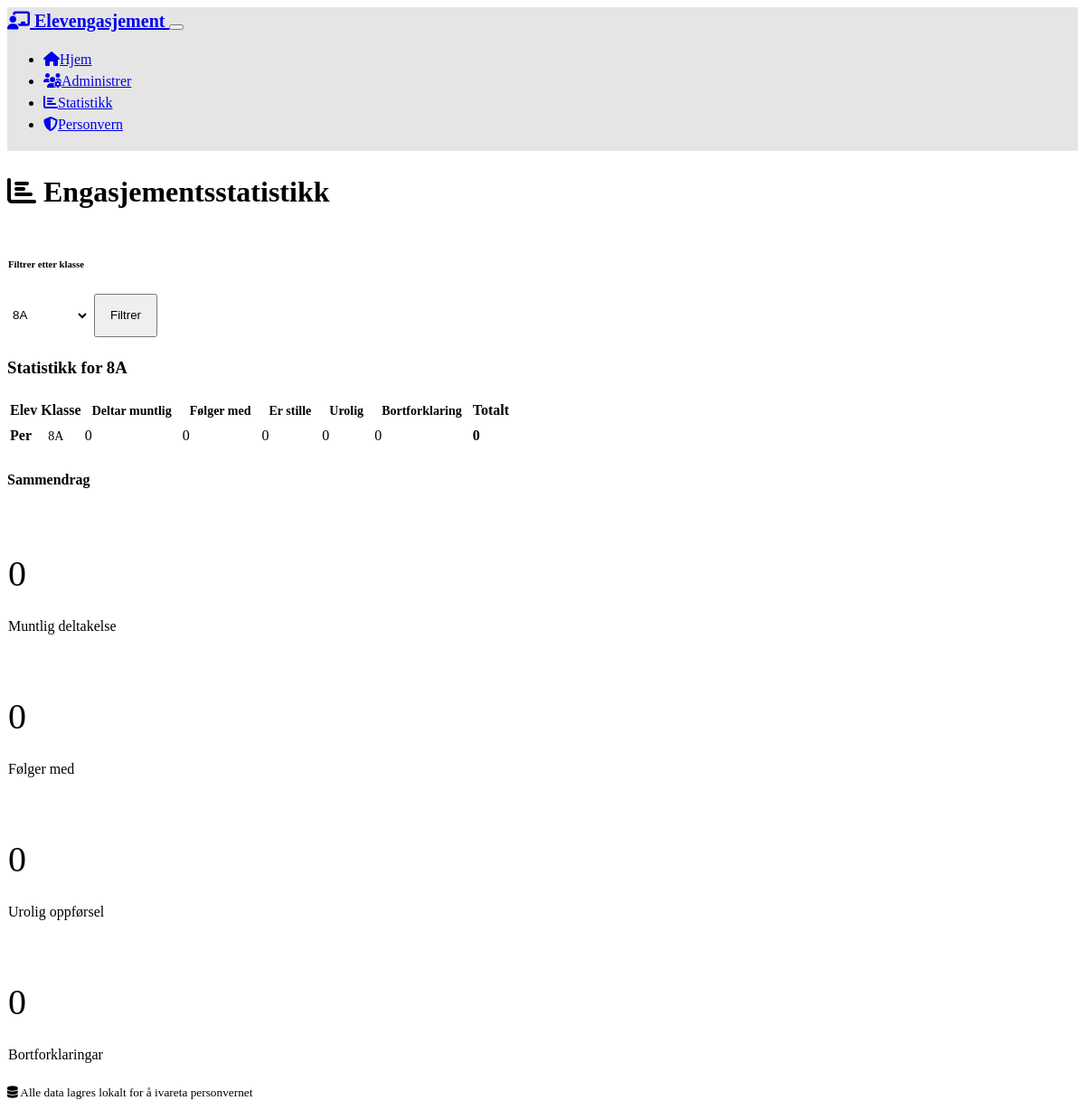
Screenshot of /statistics?class_id=1 with the database file from the repository.
### models.py (models this page shows, shortened)
class Class(db.Model):
    id = db.Column(db.Integer, primary_key=True)
    name = db.Column(db.String(50), unique=True, nullable=False)
    created_at = db.Column(db.DateTime, default=datetime.utcnow)
    students = db.relationship('Student', backref='class_ref', lazy=True, cascade='all, delete-orphan')

class Student(db.Model):
    id = db.Column(db.Integer, primary_key=True)
    name = db.Column(db.String(100), nullable=False)
    class_id = db.Column(db.Integer, db.ForeignKey('class.id'), nullable=False)
    created_at = db.Column(db.DateTime, default=datetime.utcnow)
    observations = db.relationship('Observation', backref='student', lazy=True, cascade='all, delete-orphan')

### app.py (the view)
@app.route('/statistics')
def statistics():
    classes = Class.query.all()
    selected_class_id = request.args.get('class_id', type=int)
    if selected_class_id:
        selected_class = Class.query.get(selected_class_id)
        students = Student.query.filter_by(class_id=selected_class_id).all()
    else:
        selected_class = None
        students = Student.query.all()
    student_stats = []
    for student in students:
        stats = {
            'student': student,
            'deltar_muntlig': Observation.query.filter_by(student_id=student.id, observation_type='deltar_muntlig').count(),
            'folger_med': Observation.query.filter_by(student_id=student.id, observation_type='folger_med').count(),
            'er_stille': Observation.query.filter_by(student_id=student.id, observation_type='er_stille').count(),
            'urolig': Observation.query.filter_by(student_id=student.id, observation_type='urolig').count(),
            'bortforklaring': Observation.query.filter_by(student_id=student.id, observation_type='bortforklaring').count(),
        }
        stats['total'] = sum([stats[key] for key in stats if key != 'student'])
        student_stats.append(stats)
    student_stats.sort(key=lambda x: x['total'], reverse=True)
    return render_template('statistics.html',
                         classes=classes,
                         selected_class=selected_class,
                         student_stats=student_stats)

### templates/statistics.html (shortened to what this page needs)
{% extends "base.html" %}
{% block content %}
<div class="row">
    <div class="col-12">
        <h1 class="mb-4">
            <i class="fas fa-chart-bar me-2"></i>
            Engasjementsstatistikk
        </h1>
    </div>
</div>
<div class="row mb-4">
    <div class="col-md-6">
        <div class="card">
            <div class="card-body">
                <h6 class="card-title">Filtrer etter klasse</h6>
                <form method="GET">
                    <div class="input-group">
                        <select name="class_id" class="form-select">
                            {% for class in classes %}
                                <option value="{{ class.id }}"
                                        {% if selected_class and selected_class.id == class.id %}selected{% endif %}>
                                    {{ class.name }}
                                </option>
                            {% endfor %}
                        </select>
                        <button type="submit" class="btn btn-primary">Filtrer</button>
                    </div>
                </form>
            </div>
        </div>
    </div>
</div>
{% if student_stats %}
    <div class="row">
        <div class="col-12">
            {% if selected_class %}
                <h3>Statistikk for {{ selected_class.name }}</h3>
            {% else %}
                <h3>Statistikk for alle klasser</h3>
            {% endif %}
            <div class="table-responsive">
                <table class="table table-striped">
                    <thead>
                        <tr>
                            <th>Elev</th>
                            <th>Klasse</th>
                            <th class="text-center">
                                <span class="badge bg-success">Deltar muntlig</span>
                            </th>
                            <th class="text-center">
                                <span class="badge bg-info">Følger med</span>
                            </th>
                            <th class="text-center">
                                <span class="badge bg-secondary">Er stille</span>
                            </th>
                            <th class="text-center">
                                <span class="badge bg-warning">Urolig</span>
                            </th>
                            <th class="text-center">
                                <span class="badge bg-danger">Bortforklaring</span>
                            </th>
                            <th class="text-center">Totalt</th>
                        </tr>
                    </thead>
                    <tbody>
                        {% for stats in student_stats %}
                            <tr>
                                <td><strong>{{ stats.student.name }}</strong></td>
                                <td>
                                    <span class="badge bg-dark">{{ stats.student.class_ref.name }}</span>
                                </td>
                                <td class="text-center">
                                    {% if stats.deltar_muntlig > 0 %}
                                        <span class="badge bg-success">{{ stats.deltar_muntlig }}</span>
                                    {% else %}
                                        <span class="text-muted">0</span>
                                    {% endif %}
                                </td>
                                <td class="text-center">
                                    {% if stats.folger_med > 0 %}
                                        <span class="badge bg-info">{{ stats.folger_med }}</span>
                                    {% else %}
                                        <span class="text-muted">0</span>
                                    {% endif %}
                                </td>
                                <td class="text-center">
                                    {% if stats.er_stille > 0 %}
                                        <span class="badge bg-secondary">{{ stats.er_stille }}</span>
                                    {% else %}
                                        <span class="text-muted">0</span>
                                    {% endif %}
                                </td>
                                <td class="text-center">
                                    {% if stats.urolig > 0 %}
                                        <span class="badge bg-warning">{{ stats.urolig }}</span>
                                    {% else %}
                                        <span class="text-muted">0</span>
                                    {% endif %}
                                </td>
                                <td class="text-center">
                                    {% if stats.bortforklaring > 0 %}
                                        <span class="badge bg-danger">{{ stats.bortforklaring }}</span>
                                    {% else %}
                                        <span class="text-muted">0</span>
                                    {% endif %}
                                </td>
                                <td class="text-center">
                                    <strong>{{ stats.total }}</strong>
                                </td>
                            </tr>
                        {% endfor %}
                    </tbody>
                </table>
            </div>
        </div>
    </div>
    <div class="row mt-4">
        <div class="col-12">
            <h4>Sammendrag</h4>
        </div>
        <div class="col-md-6 col-lg-3 mb-3">
            <div class="card">
                <div class="card-body text-center">
                    <h3 class="text-success">{{ student_stats | sum(attribute='deltar_muntlig') }}</h3>
                    <p class="card-text">Muntlig deltakelse</p>
                </div>
            </div>
        </div>
        <div class="col-md-6 col-lg-3 mb-3">
            <div class="card">
                <div class="card-body text-center">
                    <h3 class="text-info">{{ student_stats | sum(attribute='folger_med') }}</h3>
                    <p class="card-text">Følger med</p>
                </div>
            </div>
        </div>
        <div class="col-md-6 col-lg-3 mb-3">
            <div class="card">
                <div class="card-body text-center">
                    <h3 class="text-warning">{{ student_stats | sum(attribute='urolig') }}</h3>
                    <p class="card-text">Urolig oppførsel</p>
                </div>
            </div>
        </div>
        <div class="col-md-6 col-lg-3 mb-3">
            <div class="card">
                <div class="card-body text-center">
                    <h3 class="text-danger">{{ student_stats | sum(attribute='bortforklaring') }}</h3>
                    <p class="card-text">Bortforklaringar</p>
                </div>
            </div>
        </div>
    </div>
{% else %}
    <div class="alert alert-info">
        <i class="fas fa-info-circle me-2"></i>
        Ingen observasjonsdata tilgjengelig ennå. Start med å registrere observasjoner for elevene dine.
    </div>
{% endif %}
{% endblock %}

### static/style.css (style rules this page uses)
:root { --primary-color: hsl(210, 100%, 50%); --success-color: hsl(120, 60%, 50%); --info-color: hsl(195, 100%, 50%); --warning-color: hsl(45, 100%, 50%); --danger-color: hsl(0, 100%, 50%); --secondary-color: hsl(210, 10%, 50%); }
body { font-size: 16px; line-height: 1.5; }
.btn { min-height: 48px; padding: 12px 16px; }
.table-responsive { border-radius: 8px; overflow: hidden; }
.badge { font-size: 0.875em; padding: 6px 8px; }
.card-body h3 { font-size: 2.5rem; font-weight: 300; margin-bottom: 0.5rem; }
.form-control, .form-select { border-radius: 8px; border: 1px solid rgba(255, 255, 255, 0.2); background-color: rgba(255, 255, 255, 0.05); min-height: 48px; }
.card { border: 1px solid rgba(255, 255, 255, 0.1); border-radius: 12px; background-color: rgba(255, 255, 255, 0.05); }

### rows the page displays
Class: name "8A", student.class_ref.name "8A"
Student: student.name "Per"

### other values shown
{{ stats.total }} "0"
{{ student_stats | sum(attribute='deltar_muntlig') }} "0"
{{ student_stats | sum(attribute='folger_med') }} "0"
{{ student_stats | sum(attribute='urolig') }} "0"
{{ student_stats | sum(attribute='bortforklaring') }} "0"
form field class_id "8A"
